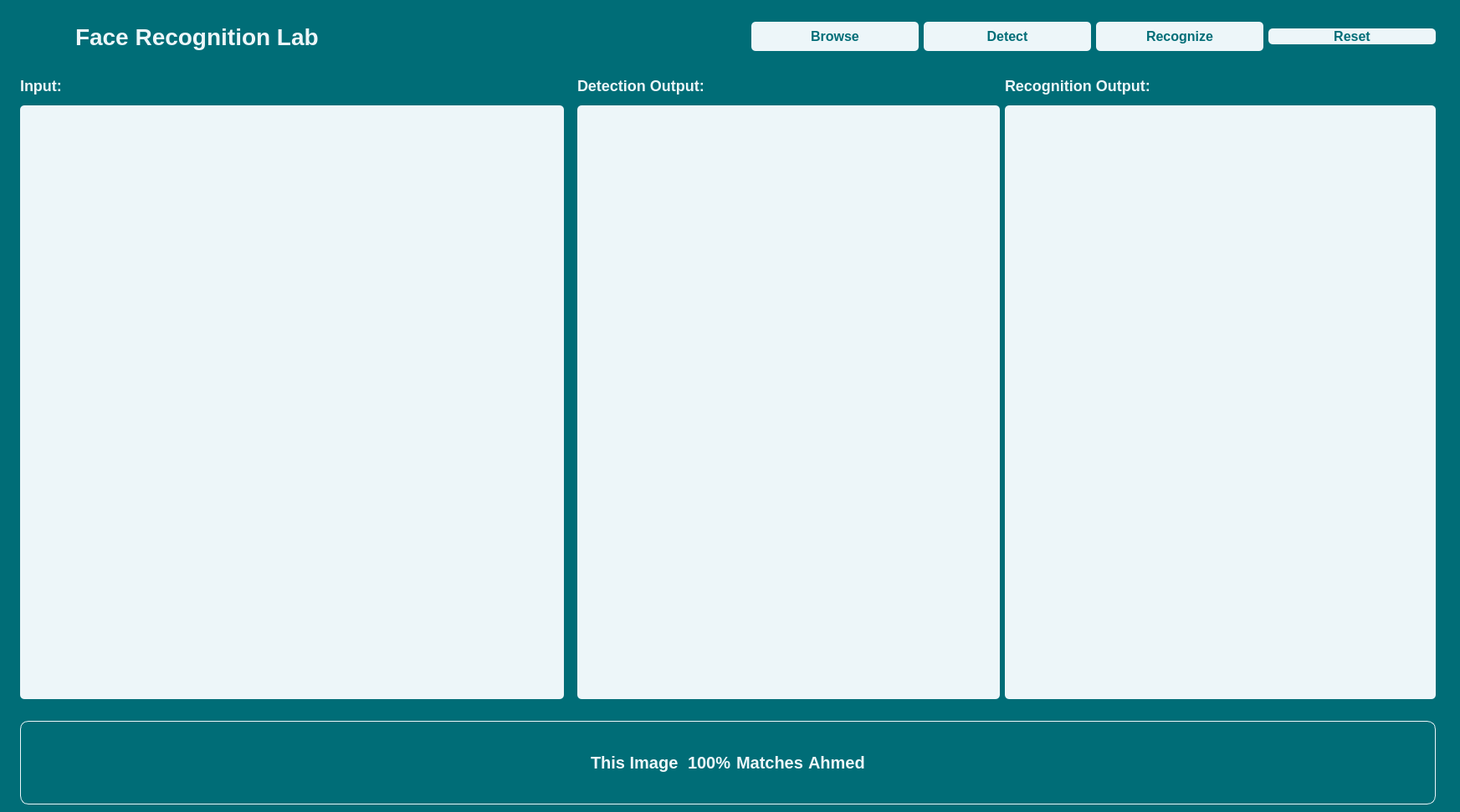
<?xml version="1.0" encoding="UTF-8"?>
<ui version="4.0">
 <class>MainWindow</class>
 <widget class="QMainWindow" name="MainWindow">
  <property name="geometry">
   <rect>
    <x>0</x>
    <y>0</y>
    <width>1745</width>
    <height>971</height>
   </rect>
  </property>
  <property name="windowTitle">
   <string>MainWindow</string>
  </property>
  <property name="styleSheet">
   <string notr="true">background-color: #006d77;</string>
  </property>
  <widget class="QWidget" name="centralwidget">
   <layout class="QVBoxLayout" name="verticalLayout_2">
    <item>
     <layout class="QVBoxLayout" name="verticalLayout">
      <property name="leftMargin">
       <number>15</number>
      </property>
      <property name="rightMargin">
       <number>20</number>
      </property>
      <item>
       <layout class="QHBoxLayout" name="horizontalLayout">
        <item>
         <widget class="QLabel" name="label">
          <property name="minimumSize">
           <size>
            <width>60</width>
            <height>70</height>
           </size>
          </property>
          <property name="maximumSize">
           <size>
            <width>40</width>
            <height>70</height>
           </size>
          </property>
          <property name="styleSheet">
           <string notr="true">background-color: #006d77;
color:#edf6f9;
font-size: 28px;
font-weight:500;</string>
          </property>
          <property name="text">
           <string/>
          </property>
          <property name="pixmap">
           <pixmap>icons_setup/icons/face-scan.png</pixmap>
          </property>
         </widget>
        </item>
        <item>
         <widget class="QLabel" name="label_2">
          <property name="minimumSize">
           <size>
            <width>800</width>
            <height>40</height>
           </size>
          </property>
          <property name="maximumSize">
           <size>
            <width>16777215</width>
            <height>70</height>
           </size>
          </property>
          <property name="styleSheet">
           <string notr="true">background-color: #006d77;
color:#edf6f9;
font-size: 28px;
font-weight:500;</string>
          </property>
          <property name="text">
           <string>Face Recognition Lab</string>
          </property>
         </widget>
        </item>
        <item>
         <widget class="QPushButton" name="browse">
          <property name="minimumSize">
           <size>
            <width>200</width>
            <height>35</height>
           </size>
          </property>
          <property name="maximumSize">
           <size>
            <width>200</width>
            <height>16777215</height>
           </size>
          </property>
          <property name="styleSheet">
           <string notr="true">background-color:#edf6f9;
border-radius: 5px;
color:#006d77;
font-size: 16px;
font-weight:500;</string>
          </property>
          <property name="text">
           <string>Browse</string>
          </property>
          <property name="icon">
           <iconset>
            <normaloff>icons_setup/icons/image.png</normaloff>icons_setup/icons/image.png</iconset>
          </property>
          <property name="iconSize">
           <size>
            <width>22</width>
            <height>22</height>
           </size>
          </property>
         </widget>
        </item>
        <item>
         <widget class="QPushButton" name="detection_output">
          <property name="minimumSize">
           <size>
            <width>200</width>
            <height>35</height>
           </size>
          </property>
          <property name="maximumSize">
           <size>
            <width>200</width>
            <height>16777215</height>
           </size>
          </property>
          <property name="styleSheet">
           <string notr="true">background-color:#edf6f9;
border-radius: 5px;
color:#006d77;
font-size: 16px;
font-weight:500;</string>
          </property>
          <property name="text">
           <string>Detect</string>
          </property>
          <property name="icon">
           <iconset>
            <normaloff>icons_setup/icons/face-recognition.png</normaloff>icons_setup/icons/face-recognition.png</iconset>
          </property>
          <property name="iconSize">
           <size>
            <width>23</width>
            <height>23</height>
           </size>
          </property>
         </widget>
        </item>
        <item>
         <widget class="QPushButton" name="recognize_button">
          <property name="minimumSize">
           <size>
            <width>200</width>
            <height>35</height>
           </size>
          </property>
          <property name="maximumSize">
           <size>
            <width>200</width>
            <height>16777215</height>
           </size>
          </property>
          <property name="styleSheet">
           <string notr="true">QPushButton {
    background-color: #edf6f9;
    border-radius: 5px;
    color: #006d77;
    font-size: 16px;
    font-weight: 500;
}</string>
          </property>
          <property name="text">
           <string>Recognize</string>
          </property>
          <property name="icon">
           <iconset>
            <normaloff>icons_setup/icons/face-id.png</normaloff>icons_setup/icons/face-id.png</iconset>
          </property>
          <property name="iconSize">
           <size>
            <width>23</width>
            <height>23</height>
           </size>
          </property>
         </widget>
        </item>
        <item>
         <widget class="QPushButton" name="pushButton_2">
          <property name="minimumSize">
           <size>
            <width>200</width>
            <height>0</height>
           </size>
          </property>
          <property name="maximumSize">
           <size>
            <width>40</width>
            <height>16777215</height>
           </size>
          </property>
          <property name="styleSheet">
           <string notr="true">background-color:#edf6f9;
border-radius: 5px;
color:#006d77;
font-size: 16px;
font-weight:500;</string>
          </property>
          <property name="text">
           <string>Reset</string>
          </property>
          <property name="icon">
           <iconset>
            <normaloff>icons_setup/icons/undo (1).png</normaloff>icons_setup/icons/undo (1).png</iconset>
          </property>
          <property name="iconSize">
           <size>
            <width>23</width>
            <height>35</height>
           </size>
          </property>
         </widget>
        </item>
       </layout>
      </item>
      <item>
       <layout class="QHBoxLayout" name="horizontalLayout_11">
        <property name="rightMargin">
         <number>0</number>
        </property>
        <property name="bottomMargin">
         <number>20</number>
        </property>
        <item>
         <layout class="QVBoxLayout" name="verticalLayout_3">
          <property name="leftMargin">
           <number>0</number>
          </property>
          <item>
           <layout class="QVBoxLayout" name="verticalLayout_12">
            <item>
             <layout class="QHBoxLayout" name="horizontalLayout_6">
              <item>
               <widget class="QLabel" name="label_3">
                <property name="minimumSize">
                 <size>
                  <width>0</width>
                  <height>35</height>
                 </size>
                </property>
                <property name="maximumSize">
                 <size>
                  <width>16777215</width>
                  <height>35</height>
                 </size>
                </property>
                <property name="styleSheet">
                 <string notr="true">background-color: #006d77;
color:#edf6f9;
font-size: 18px;
font-weight:500;</string>
                </property>
                <property name="text">
                 <string>Input:</string>
                </property>
               </widget>
              </item>
             </layout>
            </item>
           </layout>
          </item>
          <item>
           <widget class="QWidget" name="input_widget" native="true">
            <property name="minimumSize">
             <size>
              <width>650</width>
              <height>0</height>
             </size>
            </property>
            <property name="styleSheet">
             <string notr="true">background-color:#edf6f9;
border-radius: 5px;</string>
            </property>
            <layout class="QVBoxLayout" name="verticalLayout_29">
             <item>
              <layout class="QVBoxLayout" name="input_layout"/>
             </item>
            </layout>
           </widget>
          </item>
         </layout>
        </item>
        <item>
         <layout class="QVBoxLayout" name="verticalLayout_5">
          <property name="leftMargin">
           <number>10</number>
          </property>
          <property name="bottomMargin">
           <number>0</number>
          </property>
          <item>
           <layout class="QHBoxLayout" name="horizontalLayout_9">
            <item>
             <widget class="QLabel" name="label_4">
              <property name="maximumSize">
               <size>
                <width>16777215</width>
                <height>35</height>
               </size>
              </property>
              <property name="styleSheet">
               <string notr="true">background-color: #006d77;
color:#edf6f9;
font-size: 18px;
font-weight:500;</string>
              </property>
              <property name="text">
               <string>Detection Output:</string>
              </property>
             </widget>
            </item>
           </layout>
          </item>
          <item>
           <layout class="QHBoxLayout" name="horizontalLayout_3">
            <item>
             <widget class="QWidget" name="detection_widget" native="true">
              <property name="minimumSize">
               <size>
                <width>0</width>
                <height>700</height>
               </size>
              </property>
              <property name="styleSheet">
               <string notr="true">background-color:#edf6f9;
border-radius: 5px;</string>
              </property>
              <layout class="QVBoxLayout" name="verticalLayout_30">
               <item>
                <layout class="QVBoxLayout" name="detection_layout"/>
               </item>
              </layout>
             </widget>
            </item>
           </layout>
          </item>
         </layout>
        </item>
        <item>
         <layout class="QVBoxLayout" name="verticalLayout_4">
          <item>
           <layout class="QHBoxLayout" name="horizontalLayout_4">
            <item>
             <widget class="QLabel" name="label_5">
              <property name="maximumSize">
               <size>
                <width>16777215</width>
                <height>35</height>
               </size>
              </property>
              <property name="styleSheet">
               <string notr="true">background-color: #006d77;
color:#edf6f9;
font-size: 18px;
font-weight:500;</string>
              </property>
              <property name="text">
               <string>Recognition Output:</string>
              </property>
             </widget>
            </item>
           </layout>
          </item>
          <item>
           <widget class="QWidget" name="recognition_output" native="true">
            <property name="styleSheet">
             <string notr="true">background-color:#edf6f9;
border-radius: 5px;</string>
            </property>
            <layout class="QHBoxLayout" name="horizontalLayout_5">
             <item>
              <layout class="QVBoxLayout" name="recognition_layout"/>
             </item>
            </layout>
           </widget>
          </item>
         </layout>
        </item>
       </layout>
      </item>
      <item>
       <widget class="QWidget" name="result_widget" native="true">
        <property name="maximumSize">
         <size>
          <width>16777215</width>
          <height>100</height>
         </size>
        </property>
        <property name="styleSheet">
         <string notr="true">border: 1px solid #edf6f9;
border-radius: 10px;</string>
        </property>
        <layout class="QGridLayout" name="gridLayout">
         <item row="0" column="0">
          <layout class="QHBoxLayout" name="horizontalLayout_17">
           <item>
            <spacer name="horizontalSpacer">
             <property name="orientation">
              <enum>Qt::Horizontal</enum>
             </property>
             <property name="sizeHint" stdset="0">
              <size>
               <width>40</width>
               <height>20</height>
              </size>
             </property>
            </spacer>
           </item>
          </layout>
         </item>
         <item row="0" column="2">
          <layout class="QHBoxLayout" name="horizontalLayout_2">
           <item>
            <widget class="QLabel" name="label_7">
             <property name="maximumSize">
              <size>
               <width>180</width>
               <height>16777215</height>
              </size>
             </property>
             <property name="styleSheet">
              <string notr="true">background-color: #006d77;
color:#edf6f9;
font-size: 20px;
font-weight:500;
border: None;</string>
             </property>
             <property name="text">
              <string>This Image </string>
             </property>
            </widget>
           </item>
           <item>
            <widget class="QLabel" name="match_precentage">
             <property name="styleSheet">
              <string notr="true">background-color: #006d77;
color:#edf6f9;
font-size: 20px;
font-weight:500;
border: None;</string>
             </property>
             <property name="text">
              <string>100%</string>
             </property>
            </widget>
           </item>
           <item>
            <widget class="QLabel" name="label_6">
             <property name="styleSheet">
              <string notr="true">background-color: #006d77;
color:#edf6f9;
font-size: 20px;
font-weight:500;
border: None;</string>
             </property>
             <property name="text">
              <string>Matches</string>
             </property>
            </widget>
           </item>
           <item>
            <widget class="QLabel" name="match_name">
             <property name="styleSheet">
              <string notr="true">background-color: #006d77;
color:#edf6f9;
font-size: 20px;
font-weight:500;
border: None;</string>
             </property>
             <property name="text">
              <string>Ahmed</string>
             </property>
            </widget>
           </item>
          </layout>
         </item>
         <item row="0" column="3">
          <spacer name="horizontalSpacer_2">
           <property name="orientation">
            <enum>Qt::Horizontal</enum>
           </property>
           <property name="sizeHint" stdset="0">
            <size>
             <width>40</width>
             <height>20</height>
            </size>
           </property>
          </spacer>
         </item>
        </layout>
       </widget>
      </item>
     </layout>
    </item>
   </layout>
  </widget>
 </widget>
 <resources/>
 <connections/>
</ui>
